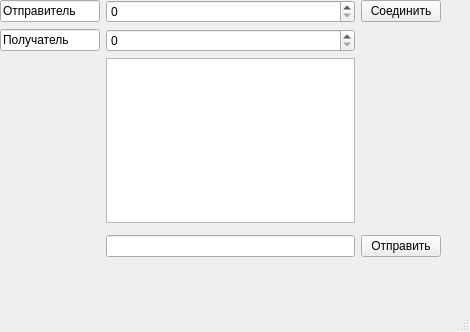
<?xml version="1.0" encoding="UTF-8"?>
<ui version="4.0">
 <class>MainWindow</class>
 <widget class="QMainWindow" name="MainWindow">
  <property name="geometry">
   <rect>
    <x>0</x>
    <y>0</y>
    <width>470</width>
    <height>332</height>
   </rect>
  </property>
  <property name="windowTitle">
   <string>MainWindow</string>
  </property>
  <widget class="QWidget" name="centralwidget">
   <widget class="QWidget" name="layoutWidget">
    <property name="geometry">
     <rect>
      <x>0</x>
      <y>0</y>
      <width>441</width>
      <height>257</height>
     </rect>
    </property>
    <layout class="QGridLayout" name="gridLayout">
     <item row="1" column="0">
      <widget class="QLineEdit" name="lineEdit_2">
       <property name="text">
        <string>Получатель</string>
       </property>
      </widget>
     </item>
     <item row="4" column="1">
      <widget class="QLineEdit" name="lineEdit_3"/>
     </item>
     <item row="0" column="5" rowspan="4">
      <layout class="QVBoxLayout" name="verticalLayout_3"/>
     </item>
     <item row="0" column="0">
      <widget class="QLineEdit" name="lineEdit">
       <property name="text">
        <string>Отправитель</string>
       </property>
      </widget>
     </item>
     <item row="0" column="1">
      <widget class="QSpinBox" name="sender_port">
       <property name="maximum">
        <number>999999</number>
       </property>
      </widget>
     </item>
     <item row="0" column="4">
      <widget class="QPushButton" name="pushButton">
       <property name="text">
        <string>Соединить</string>
       </property>
      </widget>
     </item>
     <item row="1" column="1">
      <widget class="QSpinBox" name="receiver_port">
       <property name="maximum">
        <number>9999999</number>
       </property>
      </widget>
     </item>
     <item row="2" column="1">
      <widget class="QTextEdit" name="textEdit"/>
     </item>
     <item row="4" column="4">
      <widget class="QPushButton" name="sendingButton">
       <property name="text">
        <string>Отправить</string>
       </property>
      </widget>
     </item>
    </layout>
   </widget>
  </widget>
  <widget class="QMenuBar" name="menubar">
   <property name="geometry">
    <rect>
     <x>0</x>
     <y>0</y>
     <width>470</width>
     <height>25</height>
    </rect>
   </property>
  </widget>
  <widget class="QStatusBar" name="statusbar"/>
 </widget>
 <resources/>
 <connections/>
</ui>
